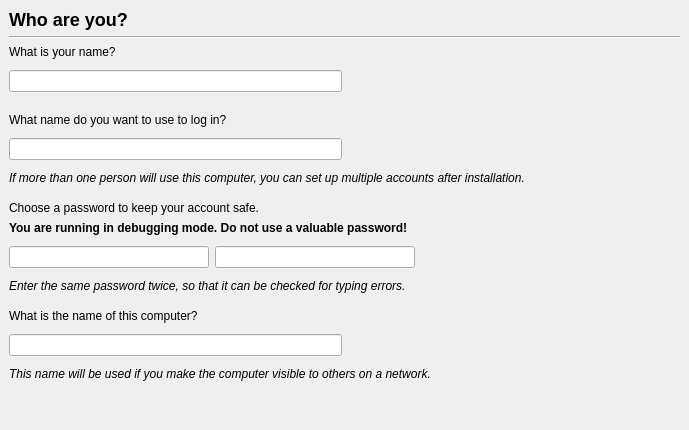
     <widget class="QWidget" name="stepUserInfo" >
      <layout class="QGridLayout" >
       <property name="leftMargin" >
        <number>9</number>
       </property>
       <property name="topMargin" >
        <number>9</number>
       </property>
       <property name="rightMargin" >
        <number>9</number>
       </property>
       <property name="bottomMargin" >
        <number>9</number>
       </property>
       <property name="horizontalSpacing" >
        <number>6</number>
       </property>
       <property name="verticalSpacing" >
        <number>6</number>
       </property>
       <item row="13" column="0" >
        <layout class="QGridLayout" >
         <property name="leftMargin" >
          <number>0</number>
         </property>
         <property name="topMargin" >
          <number>0</number>
         </property>
         <property name="rightMargin" >
          <number>0</number>
         </property>
         <property name="bottomMargin" >
          <number>0</number>
         </property>
         <property name="horizontalSpacing" >
          <number>6</number>
         </property>
         <property name="verticalSpacing" >
          <number>6</number>
         </property>
         <item row="0" column="0" >
          <widget class="QLineEdit" name="hostname" >
           <property name="sizePolicy" >
            <sizepolicy vsizetype="Fixed" hsizetype="Expanding" >
             <horstretch>0</horstretch>
             <verstretch>0</verstretch>
            </sizepolicy>
           </property>
           <property name="minimumSize" >
            <size>
             <width>333</width>
             <height>0</height>
            </size>
           </property>
          </widget>
         </item>
         <item row="0" column="3" >
          <spacer>
           <property name="orientation" >
            <enum>Qt::Horizontal</enum>
           </property>
           <property name="sizeHint" >
            <size>
             <width>0</width>
             <height>20</height>
            </size>
           </property>
          </spacer>
         </item>
         <item row="1" column="0" colspan="4" >
          <widget class="QLabel" name="hostname_extra_label" >
           <property name="text" >
            <string>&lt;i>This name will be used if you make the computer visible to others on a network.&lt;/i></string>
           </property>
           <property name="wordWrap" >
            <bool>false</bool>
           </property>
          </widget>
         </item>
         <item row="0" column="1" >
          <widget class="QLabel" name="hostname_error_image" >
           <property name="sizePolicy" >
            <sizepolicy vsizetype="Fixed" hsizetype="Fixed" >
             <horstretch>0</horstretch>
             <verstretch>0</verstretch>
            </sizepolicy>
           </property>
           <property name="minimumSize" >
            <size>
             <width>32</width>
             <height>32</height>
            </size>
           </property>
           <property name="maximumSize" >
            <size>
             <width>32</width>
             <height>32</height>
            </size>
           </property>
           <property name="pixmap" >
            <pixmap/>
           </property>
           <property name="scaledContents" >
            <bool>true</bool>
           </property>
           <property name="wordWrap" >
            <bool>false</bool>
           </property>
          </widget>
         </item>
         <item row="0" column="2" >
          <widget class="QLabel" name="hostname_error_reason" >
           <property name="sizePolicy" >
            <sizepolicy vsizetype="Preferred" hsizetype="Expanding" >
             <horstretch>1</horstretch>
             <verstretch>0</verstretch>
            </sizepolicy>
           </property>
           <property name="minimumSize" >
            <size>
             <width>200</width>
             <height>0</height>
            </size>
           </property>
           <property name="text" >
            <string/>
           </property>
           <property name="alignment" >
            <set>Qt::AlignVCenter</set>
           </property>
           <property name="wordWrap" >
            <bool>true</bool>
           </property>
          </widget>
         </item>
        </layout>
       </item>
       <item row="10" column="0" >
        <layout class="QGridLayout" >
         <property name="leftMargin" >
          <number>0</number>
         </property>
         <property name="topMargin" >
          <number>0</number>
         </property>
         <property name="rightMargin" >
          <number>0</number>
         </property>
         <property name="bottomMargin" >
          <number>0</number>
         </property>
         <property name="horizontalSpacing" >
          <number>6</number>
         </property>
         <property name="verticalSpacing" >
          <number>6</number>
         </property>
         <item row="0" column="4" >
          <spacer>
           <property name="orientation" >
            <enum>Qt::Horizontal</enum>
           </property>
           <property name="sizeHint" >
            <size>
             <width>0</width>
             <height>20</height>
            </size>
           </property>
          </spacer>
         </item>
         <item row="1" column="0" colspan="5" >
          <widget class="QLabel" name="password_extra_label" >
           <property name="text" >
            <string>&lt;i>Enter the same password twice, so that it can be checked for typing errors.&lt;/i></string>
           </property>
           <property name="wordWrap" >
            <bool>false</bool>
           </property>
          </widget>
         </item>
         <item row="0" column="2" >
          <widget class="QLabel" name="password_error_image" >
           <property name="sizePolicy" >
            <sizepolicy vsizetype="Fixed" hsizetype="Fixed" >
             <horstretch>0</horstretch>
             <verstretch>0</verstretch>
            </sizepolicy>
           </property>
           <property name="minimumSize" >
            <size>
             <width>32</width>
             <height>32</height>
            </size>
           </property>
           <property name="maximumSize" >
            <size>
             <width>32</width>
             <height>32</height>
            </size>
           </property>
           <property name="pixmap" >
            <pixmap/>
           </property>
           <property name="scaledContents" >
            <bool>true</bool>
           </property>
           <property name="wordWrap" >
            <bool>false</bool>
           </property>
          </widget>
         </item>
         <item row="0" column="3" >
          <widget class="QLabel" name="password_error_reason" >
           <property name="sizePolicy" >
            <sizepolicy vsizetype="Preferred" hsizetype="Expanding" >
             <horstretch>1</horstretch>
             <verstretch>0</verstretch>
            </sizepolicy>
           </property>
           <property name="minimumSize" >
            <size>
             <width>100</width>
             <height>0</height>
            </size>
           </property>
           <property name="text" >
            <string/>
           </property>
           <property name="alignment" >
            <set>Qt::AlignVCenter</set>
           </property>
           <property name="wordWrap" >
            <bool>true</bool>
           </property>
          </widget>
         </item>
         <item row="0" column="1" >
          <widget class="QLineEdit" name="verified_password" >
           <property name="sizePolicy" >
            <sizepolicy vsizetype="Fixed" hsizetype="Expanding" >
             <horstretch>0</horstretch>
             <verstretch>0</verstretch>
            </sizepolicy>
           </property>
           <property name="minimumSize" >
            <size>
             <width>200</width>
             <height>0</height>
            </size>
           </property>
           <property name="echoMode" >
            <enum>QLineEdit::Password</enum>
           </property>
          </widget>
         </item>
         <item row="0" column="0" >
          <widget class="QLineEdit" name="password" >
           <property name="sizePolicy" >
            <sizepolicy vsizetype="Fixed" hsizetype="Expanding" >
             <horstretch>0</horstretch>
             <verstretch>0</verstretch>
            </sizepolicy>
           </property>
           <property name="minimumSize" >
            <size>
             <width>200</width>
             <height>0</height>
            </size>
           </property>
           <property name="echoMode" >
            <enum>QLineEdit::Password</enum>
           </property>
          </widget>
         </item>
        </layout>
       </item>
       <item row="14" column="0" >
        <spacer>
         <property name="orientation" >
          <enum>Qt::Vertical</enum>
         </property>
         <property name="sizeType" >
          <enum>QSizePolicy::Expanding</enum>
         </property>
         <property name="sizeHint" >
          <size>
           <width>600</width>
           <height>40</height>
          </size>
         </property>
        </spacer>
       </item>
       <item row="11" column="0" >
        <spacer>
         <property name="orientation" >
          <enum>Qt::Vertical</enum>
         </property>
         <property name="sizeType" >
          <enum>QSizePolicy::Fixed</enum>
         </property>
         <property name="sizeHint" >
          <size>
           <width>661</width>
           <height>10</height>
          </size>
         </property>
        </spacer>
       </item>
       <item row="8" column="0" >
        <widget class="QLabel" name="password_label" >
         <property name="text" >
          <string>Choose a password to keep your account safe.</string>
         </property>
         <property name="wordWrap" >
          <bool>false</bool>
         </property>
        </widget>
       </item>
       <item row="9" column="0" >
        <widget class="QLabel" name="password_debug_warning_label" >
         <property name="text" >
          <string>&lt;strong>You are running in debugging mode. Do not use a valuable password!&lt;/strong></string>
         </property>
         <property name="wordWrap" >
          <bool>true</bool>
         </property>
        </widget>
       </item>
       <item row="3" column="0" >
        <layout class="QGridLayout" >
         <property name="leftMargin" >
          <number>0</number>
         </property>
         <property name="topMargin" >
          <number>0</number>
         </property>
         <property name="rightMargin" >
          <number>0</number>
         </property>
         <property name="bottomMargin" >
          <number>0</number>
         </property>
         <property name="horizontalSpacing" >
          <number>6</number>
         </property>
         <property name="verticalSpacing" >
          <number>6</number>
         </property>
         <item row="0" column="2" >
          <widget class="QLabel" name="fullname_error_reason" >
           <property name="sizePolicy" >
            <sizepolicy vsizetype="Preferred" hsizetype="Expanding" >
             <horstretch>1</horstretch>
             <verstretch>0</verstretch>
            </sizepolicy>
           </property>
           <property name="minimumSize" >
            <size>
             <width>200</width>
             <height>0</height>
            </size>
           </property>
           <property name="text" >
            <string/>
           </property>
          </widget>
         </item>
         <item row="0" column="0" >
          <widget class="QLineEdit" name="fullname" >
           <property name="minimumSize" >
            <size>
             <width>333</width>
             <height>0</height>
            </size>
           </property>
          </widget>
         </item>
         <item row="0" column="1" >
          <widget class="QLabel" name="fullname_error_image" >
           <property name="sizePolicy" >
            <sizepolicy vsizetype="Fixed" hsizetype="Fixed" >
             <horstretch>0</horstretch>
             <verstretch>0</verstretch>
            </sizepolicy>
           </property>
           <property name="minimumSize" >
            <size>
             <width>32</width>
             <height>32</height>
            </size>
           </property>
           <property name="maximumSize" >
            <size>
             <width>32</width>
             <height>32</height>
            </size>
           </property>
           <property name="text" >
            <string/>
           </property>
          </widget>
         </item>
         <item row="0" column="3" >
          <spacer>
           <property name="orientation" >
            <enum>Qt::Horizontal</enum>
           </property>
           <property name="sizeHint" >
            <size>
             <width>0</width>
             <height>20</height>
            </size>
           </property>
          </spacer>
         </item>
        </layout>
       </item>
       <item row="4" column="0" >
        <spacer>
         <property name="orientation" >
          <enum>Qt::Vertical</enum>
         </property>
         <property name="sizeType" >
          <enum>QSizePolicy::Fixed</enum>
         </property>
         <property name="sizeHint" >
          <size>
           <width>671</width>
           <height>10</height>
          </size>
         </property>
        </spacer>
       </item>
       <item row="2" column="0" >
        <widget class="QLabel" name="fullname_label" >
         <property name="text" >
          <string>What is your name?</string>
         </property>
         <property name="wordWrap" >
          <bool>false</bool>
         </property>
        </widget>
       </item>
       <item row="0" column="0" >
        <widget class="QLabel" name="userinfo_heading_label" >
         <property name="sizePolicy" >
          <sizepolicy vsizetype="Preferred" hsizetype="Preferred" >
           <horstretch>1</horstretch>
           <verstretch>0</verstretch>
          </sizepolicy>
         </property>
         <property name="text" >
          <string>&lt;h2>Who are you?&lt;/h2></string>
         </property>
         <property name="wordWrap" >
          <bool>false</bool>
         </property>
        </widget>
       </item>
       <item row="1" column="0" >
        <widget class="Line" name="line8" >
         <property name="frameShape" >
          <enum>QFrame::HLine</enum>
         </property>
         <property name="frameShadow" >
          <enum>QFrame::Sunken</enum>
         </property>
         <property name="orientation" >
          <enum>Qt::Horizontal</enum>
         </property>
        </widget>
       </item>
       <item row="12" column="0" >
        <widget class="QLabel" name="hostname_label" >
         <property name="text" >
          <string>What is the name of this computer?</string>
         </property>
         <property name="wordWrap" >
          <bool>false</bool>
         </property>
        </widget>
       </item>
       <item row="5" column="0" >
        <widget class="QLabel" name="username_label" >
         <property name="text" >
          <string>What name do you want to use to log in?</string>
         </property>
         <property name="wordWrap" >
          <bool>false</bool>
         </property>
        </widget>
       </item>
       <item row="6" column="0" >
        <layout class="QGridLayout" >
         <property name="leftMargin" >
          <number>0</number>
         </property>
         <property name="topMargin" >
          <number>0</number>
         </property>
         <property name="rightMargin" >
          <number>0</number>
         </property>
         <property name="bottomMargin" >
          <number>0</number>
         </property>
         <property name="horizontalSpacing" >
          <number>6</number>
         </property>
         <property name="verticalSpacing" >
          <number>6</number>
         </property>
         <item row="0" column="0" >
          <widget class="QLineEdit" name="username" >
           <property name="sizePolicy" >
            <sizepolicy vsizetype="Fixed" hsizetype="Expanding" >
             <horstretch>0</horstretch>
             <verstretch>0</verstretch>
            </sizepolicy>
           </property>
           <property name="minimumSize" >
            <size>
             <width>333</width>
             <height>0</height>
            </size>
           </property>
          </widget>
         </item>
         <item row="1" column="0" colspan="4" >
          <widget class="QLabel" name="username_extra_label" >
           <property name="text" >
            <string>&lt;i>If more than one person will use this computer, you can set up multiple accounts after installation.&lt;/i></string>
           </property>
           <property name="wordWrap" >
            <bool>false</bool>
           </property>
          </widget>
         </item>
         <item row="0" column="1" >
          <widget class="QLabel" name="username_error_image" >
           <property name="sizePolicy" >
            <sizepolicy vsizetype="Fixed" hsizetype="Fixed" >
             <horstretch>0</horstretch>
             <verstretch>0</verstretch>
            </sizepolicy>
           </property>
           <property name="minimumSize" >
            <size>
             <width>32</width>
             <height>32</height>
            </size>
           </property>
           <property name="maximumSize" >
            <size>
             <width>32</width>
             <height>32</height>
            </size>
           </property>
           <property name="pixmap" >
            <pixmap/>
           </property>
           <property name="scaledContents" >
            <bool>true</bool>
           </property>
           <property name="wordWrap" >
            <bool>false</bool>
           </property>
          </widget>
         </item>
         <item row="0" column="3" >
          <spacer>
           <property name="orientation" >
            <enum>Qt::Horizontal</enum>
           </property>
           <property name="sizeHint" >
            <size>
             <width>0</width>
             <height>20</height>
            </size>
           </property>
          </spacer>
         </item>
         <item row="0" column="2" >
          <widget class="QLabel" name="username_error_reason" >
           <property name="sizePolicy" >
            <sizepolicy vsizetype="Preferred" hsizetype="Expanding" >
             <horstretch>1</horstretch>
             <verstretch>0</verstretch>
            </sizepolicy>
           </property>
           <property name="minimumSize" >
            <size>
             <width>200</width>
             <height>0</height>
            </size>
           </property>
           <property name="text" >
            <string/>
           </property>
           <property name="alignment" >
            <set>Qt::AlignVCenter</set>
           </property>
           <property name="wordWrap" >
            <bool>true</bool>
           </property>
          </widget>
         </item>
        </layout>
       </item>
       <item row="7" column="0" >
        <spacer>
         <property name="orientation" >
          <enum>Qt::Vertical</enum>
         </property>
         <property name="sizeType" >
          <enum>QSizePolicy::Fixed</enum>
         </property>
         <property name="sizeHint" >
          <size>
           <width>661</width>
           <height>10</height>
          </size>
         </property>
        </spacer>
       </item>
      </layout>
     </widget>
